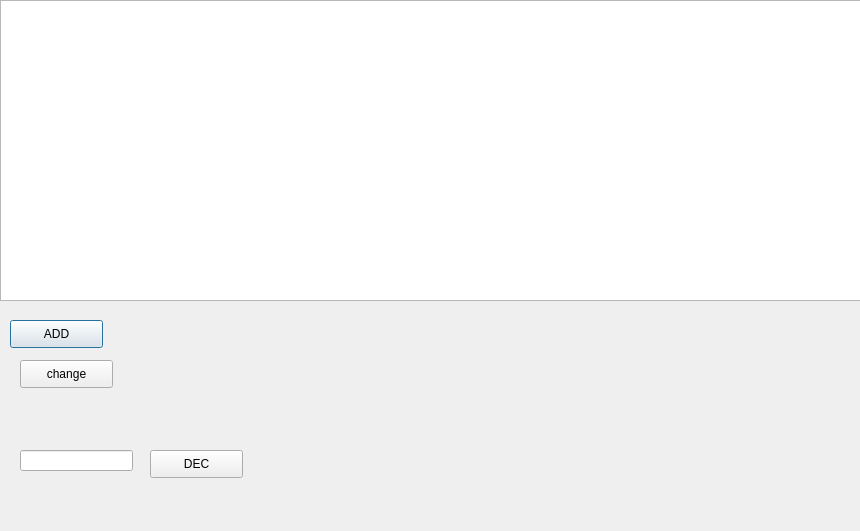
<?xml version="1.0" encoding="UTF-8"?>
<ui version="4.0">
 <class>Admin_teacher</class>
 <widget class="QDialog" name="Admin_teacher">
  <property name="geometry">
   <rect>
    <x>0</x>
    <y>0</y>
    <width>860</width>
    <height>531</height>
   </rect>
  </property>
  <property name="windowTitle">
   <string>Dialog</string>
  </property>
  <widget class="QTableView" name="tableView">
   <property name="geometry">
    <rect>
     <x>0</x>
     <y>0</y>
     <width>861</width>
     <height>301</height>
    </rect>
   </property>
  </widget>
  <widget class="QPushButton" name="pushButton">
   <property name="geometry">
    <rect>
     <x>10</x>
     <y>320</y>
     <width>93</width>
     <height>28</height>
    </rect>
   </property>
   <property name="text">
    <string>ADD</string>
   </property>
  </widget>
  <widget class="QPushButton" name="pushButton_2">
   <property name="geometry">
    <rect>
     <x>20</x>
     <y>360</y>
     <width>93</width>
     <height>28</height>
    </rect>
   </property>
   <property name="text">
    <string>change</string>
   </property>
  </widget>
  <widget class="QPushButton" name="pushButton_3">
   <property name="geometry">
    <rect>
     <x>150</x>
     <y>450</y>
     <width>93</width>
     <height>28</height>
    </rect>
   </property>
   <property name="text">
    <string>DEC</string>
   </property>
  </widget>
  <widget class="QLineEdit" name="lineEdit">
   <property name="geometry">
    <rect>
     <x>20</x>
     <y>450</y>
     <width>113</width>
     <height>21</height>
    </rect>
   </property>
  </widget>
 </widget>
 <resources/>
 <connections/>
</ui>
